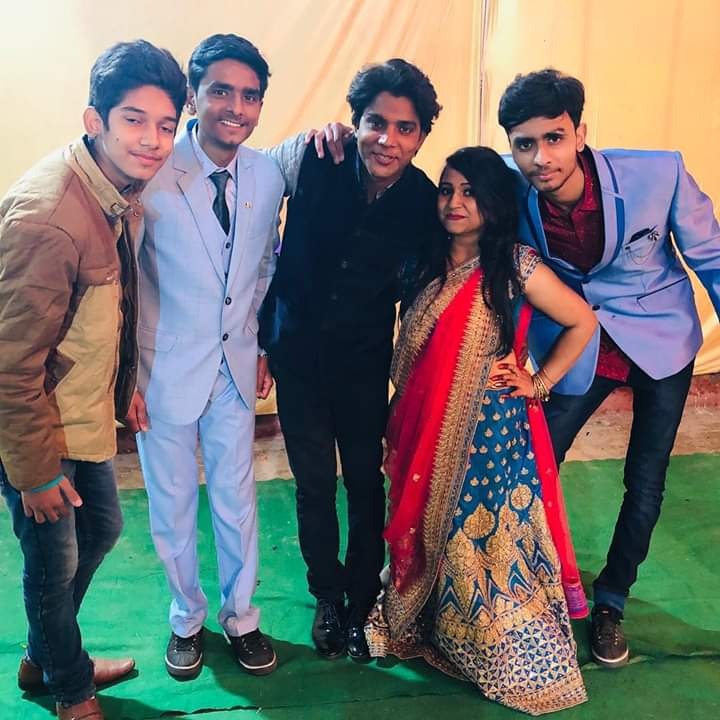
#> input picture FACE DETECTION/FB_IMG_1595146257606.jpg, 720 x 720 px
$ python Image_face_detecter.py
#> lines starting #> are read from the running program, lines starting #| are printed output that depends on the picture; after the words box and inside, x2 and y2 are one past the last pixel; in counts of white or black regions, pixels touching at a corner belong together
import cv2

face_cascade = cv2.CascadeClassifier('haarcascade_frontalface_default.xml')

img = cv2.imread('FB_IMG_1595146257606.jpg')        # image name ( image ki file present honi chahiye python ke folder me tb ye run krega)
#> img is the input picture: shape (720, 720, 3); mean B, G, R 111, 114.8, 116.6

gray = cv2.cvtColor(img, cv2.COLOR_BGR2GRAY)
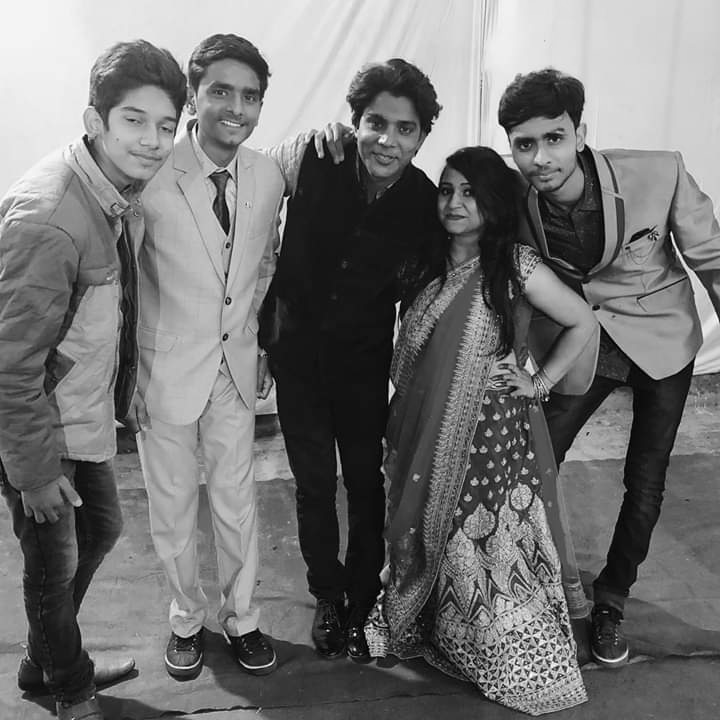
#> gray: shape (720, 720); min 0, max 254, mean 114.9

faces = face_cascade.detectMultiScale(gray, 1.1, 4)
#> faces = [[196, 64, 78, 78], [425, 171, 60, 60], [142, 494, 57, 57], [103, 87, 93, 93], [352, 97, 77, 77], [498, 110, 86, 86]]

for (x, y, w, h) in faces:
        cv2.rectangle(img, (x, y), (x+w, y+h), (1, 0, 0), 2)          # 1 for colour of the rectangular box
#> this loop made 6 passes
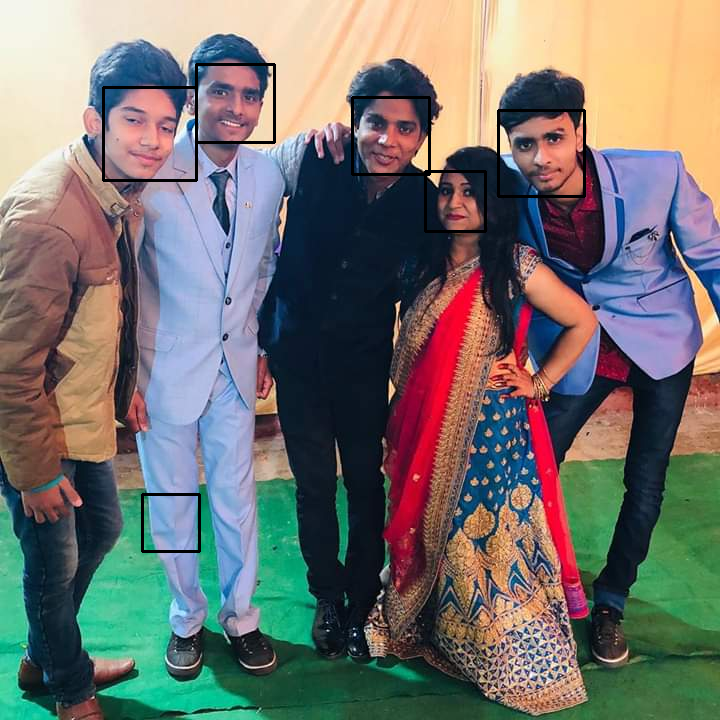
#> img: shape (720, 720, 3); 1% of pixels changed, all inside (x1, y1, x2, y2) = (102, 63, 586, 553)

cv2.imshow('img', img)

cv2.waitKey()

$ run again, with FACE DETECTION/IMG_20200428_134830.jpg copied over FACE DETECTION/FB_IMG_1595146257606.jpg
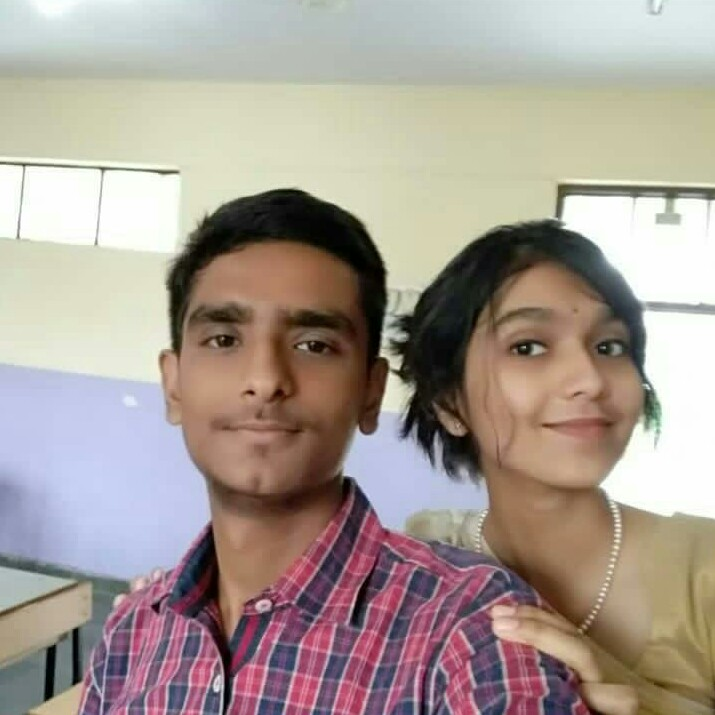
#> input picture FACE DETECTION/IMG_20200428_134830.jpg, 715 x 715 px
#> img is the input picture: shape (715, 715, 3); mean B, G, R 147.7, 155.8, 167.5
#> `gray = cv2.cvtColor(img, cv2.COLOR_BGR2GRAY)`:
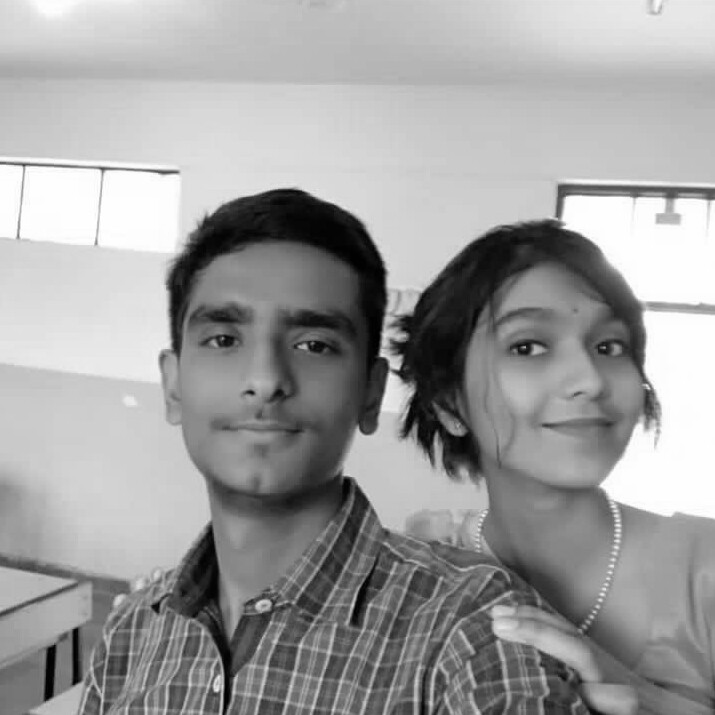
#> gray: shape (715, 715); min 0, max 255, mean 158.3
#> faces = [[367, 674, 29, 29], [145, 244, 247, 247], [458, 267, 214, 214]]
#> the loop `for (x, y, w, h) in faces:` made 3 passes
#> after the loop `for (x, y, w, h) in faces:`:
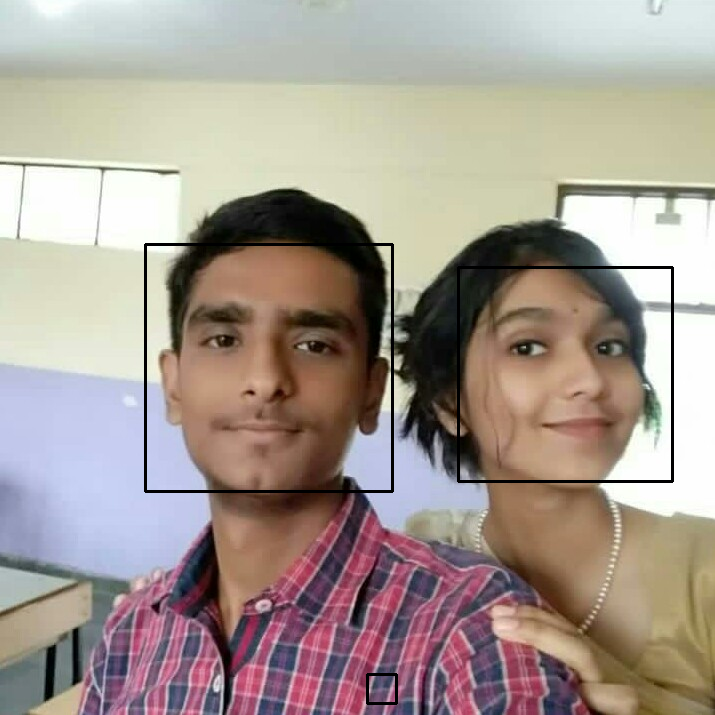
#> img: shape (715, 715, 3); 1.15% of pixels changed, all inside (x1, y1, x2, y2) = (144, 243, 674, 705)
